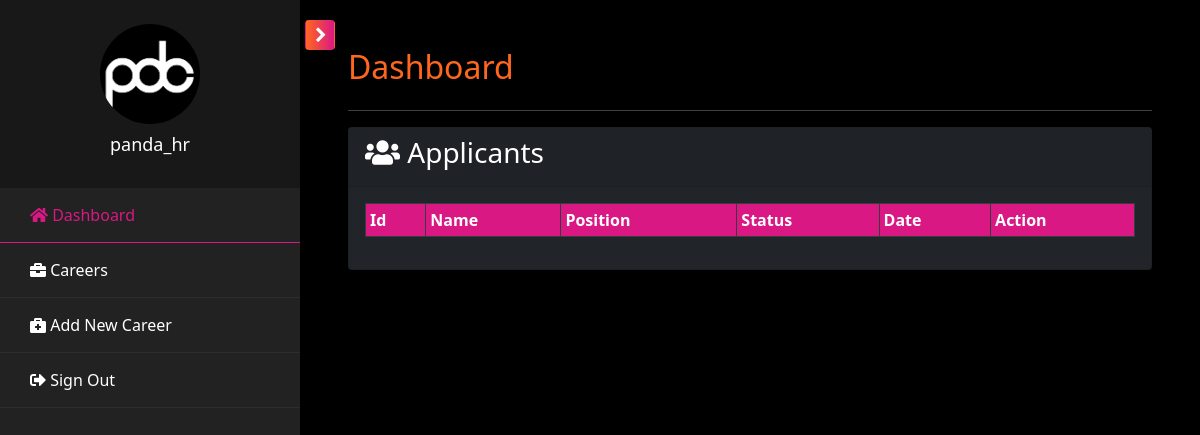
/pages/hr/hr.dashboard.php (signed in), run on an earlier commit of the app's database.
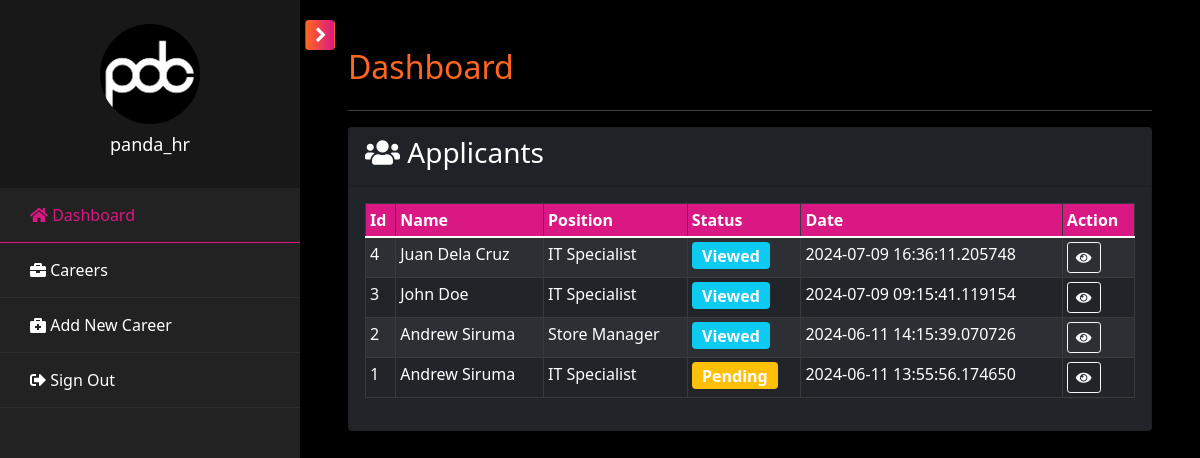
And on a later commit of the database.
### tables this page shows
CREATE TABLE `tbl_applicants` (
  `id` int(100) NOT NULL,
  `fullname` varchar(1000) NOT NULL,
  `email` varchar(100) NOT NULL,
  `contact` varchar(100) NOT NULL,
  `position` varchar(1000) NOT NULL,
  `cover` longtext NOT NULL,
  `status` varchar(100) NOT NULL,
  `date_applied` datetime(6) NOT NULL DEFAULT current_timestamp(6),
  `doc` varchar(1000) NOT NULL
);

CREATE TABLE `tbl_opportunities` (
  `id` int(100) NOT NULL,
  `name` varchar(1000) NOT NULL,
  `description` varchar(2000) NOT NULL,
  `type1` varchar(100) NOT NULL DEFAULT 'On Site',
  `type2` varchar(100) NOT NULL DEFAULT 'Full-time',
  `status` enum('Posted','Unposted') NOT NULL,
  `created` datetime(6) NOT NULL DEFAULT current_timestamp(6)
);

### pages/hr/hr.dashboard.php (the view, shortened to what this page needs)
<?php include('hr.header.php'); ?>
    <div id="content" class="p-4 p-md-5 pt-5">
        <h2 class="mb-4 text-orange">Dashboard</h2>
        <hr />
        <div class="card bg-dark mb-3">
            <div class="card-header">
                <h3><i class="fas fa-users"></i> Applicants</h3>
            </div>
            <div class="card-body">
                <div class="table-responsive">
                    <table class="table table-bordered table-striped table-dark table-sm w-100" id="applicant_table">
                        <thead>
                            <tr>
                                <th>Id</th>
                                <th>Name</th>
                                <th>Position</th>
                                <th>Status</th>
                                <th>Date</th>
                                <th>Action</th>
                            </tr>
                        </thead>
                        <tbody>
                            <?php
                                $applicant_qry = mysqli_query($conn, "SELECT a.*, o.name FROM tbl_applicants a JOIN tbl_opportunities o ON a.position = o.id ORDER BY a.date_applied DESC");
                                while($applicant_row=mysqli_fetch_array($applicant_qry)){
                            ?>
                                <tr>
                                    <td><?php echo $applicant_row["id"]; ?></td>
                                    <td><?php echo $applicant_row["fullname"]; ?></td>
                                    <td><?php echo $applicant_row["name"]; ?></td>
                                    <td>
                                        <span class="badge <?php echo $applicant_row["status"] == 'Pending' ? 'bg-warning' : 'bg-info'; ?>">
                                            <?php echo ucfirst($applicant_row["status"]); ?>
                                        </span>
                                    </td>
                                    <td><?php echo $applicant_row["date_applied"]; ?></td>
                                    <td>
                                        <a class="btn btn-sm btn-outline-light" href="process.view.applicant.php?id=<?php echo $applicant_row['id']; ?>&status=Viewed" title="View"><i class="fas fa-eye"></i></a>
                                    </td>
                                </tr>
                            <?php } ?>
                        </tbody>
                    </table>
                </div>
            </div>
        </div>
    </div>
<?php include('hr.footer.php'); ?>

### pages/hr/hr.header.php (shortened to what this page needs)
<?php
$current_page = basename($_SERVER['PHP_SELF']);
$dashboard_page = ['hr.dashboard.php', 'process.view.applicant.php'];
$career_page = ['hr.careers.php', 'hr.edit.career.php'];
?>
<!DOCTYPE html>
<html lang="en">
    <head>
        <link href="../../assets/vendor/bootstrap/css/bootstrap.min.css" rel="stylesheet">
        <link href="../../assets/vendor/bootstrap-icons/bootstrap-icons.css" rel="stylesheet">
        <link href="../../assets/vendor/fontawesome/css/all.min.css" rel="stylesheet">
        <link href="../../assets/vendor/swiper/swiper-bundle.min.css" rel="stylesheet">
        <link href="../../assets/vendor/datatables/jquery.dataTables.min.css" rel="stylesheet">
        <link rel="stylesheet" href="https://stackpath.bootstrapcdn.com/font-awesome/4.7.0/css/font-awesome.min.css">
        <link href="../../assets/css/main.style.css" rel="stylesheet">
    </head>
    <body>
        <div class="wrapper d-flex align-items-stretch">
            <nav id="sidebar">
                <div class="custom-menu">
                    <button type="button" id="sidebarCollapse" class="btn btn-orange">
                    </button>
                </div>
                <div class="img bg-wrap text-center py-4" style="background-image: url(../../assets/img/wallpaper.jpg);">
                    <div class="user-logo">
                        <div class="img" style="background-image: url(../../assets/img/PDC-square.png);"></div>
                        <h3><?php echo $_SESSION['username']; ?></h3>
                    </div>
                </div>
                <ul class="list-unstyled components mb-5">
                    <li class="<?php echo (in_array($current_page, $dashboard_page)) ? 'active' : ''; ?>">
                        <a href="hr.dashboard.php"><span class="fas fa-home mr-3"></span>&nbsp;Dashboard</a>
                    </li>
                    <li class="<?php echo (in_array($current_page, $career_page)) ? 'active' : ''; ?>">
                        <a href="hr.careers.php"><span class="fas fa-briefcase mr-3"></span>&nbsp;Careers</a>
                    </li>
                    <li class="<?php echo ($current_page == 'hr.add.career.php') ? 'active' : ''; ?>">
                        <a href="hr.add.career.php"><span class="fas fa-briefcase-medical mr-3"></span>&nbsp;Add New Career</a>
                    </li>
                    <li>
                        <a href="../../includes/logout.php"><span class="fas fa-sign-out-alt mr-3"></span>&nbsp;Sign Out</a>
                    </li>
                </ul>
            </nav>

### pages/hr/hr.footer.php (shortened to what this page needs)
</div>
</body>
</html>

### assets/css/main.style.css (style rules this page uses)
body { background-color: #000; color: #fff; text-align: left; margin: 0; }
.text-orange { color: #FF671F; }
.btn-orange { color: #fff; background-color: #FF671F; border-color: #FF671F; }
.img { background-size: cover; background-repeat: no-repeat; background-position: center center; }
.wrapper { width: 100%; }
#sidebar { min-width: 300px; max-width: 300px; background: #222; color: #fff; -webkit-transition: all 0.3s; -o-transition: all 0.3s; transition: all 0.3s; position: relative; }
#sidebar ul.components { padding: 0; }
#sidebar ul li { font-size: 16px; }
#sidebar ul li a { text-decoration: none; padding: 15px 30px; display: block; color: #fff; border-bottom: 1px solid rgba(255, 255, 255, 0.05); }
#sidebar ul li.active > a { background: transparent; color: #da1884; border-bottom: 1px solid #DA1884; }
#sidebar .custom-menu { display: inline-block; position: absolute; top: 20px; right: 0; margin-right: -35px; -webkit-transition: 0.3s; -o-transition: 0.3s; transition: 0.3s; }
#sidebar .custom-menu .btn.btn-orange { background: linear-gradient(to right, #FF671F, #DA1884); border-color: transparent; position: relative; color: #fff; width: 30px; height: 30px; }
#sidebar .custom-menu .btn.btn-orange:after, #sidebar .custom-menu .btn.btn-orange:before { position: absolute; top: 2px; left: 0; right: 0; bottom: 0; font-family: "FontAwesome"; color: #fff; }
#sidebar .custom-menu .btn.btn-orange:after { content: "\f054"; left: 2px; }
.bg-wrap { width: 100%; position: relative; z-index: 0; }
.bg-wrap:after { z-index: -1; position: absolute; top: 0; left: 0; right: 0; bottom: 0; content: ''; background: #000; opacity: .3; }
.bg-wrap .user-logo .img { width: 100px; height: 100px; border-radius: 50%; margin: 0 auto; margin-bottom: 10px; }
.bg-wrap .user-logo h3 { color: #fff; font-size: 18px; }
#content { width: 100%; padding: 0; min-height: 100vh; -webkit-transition: all 0.3s; -o-transition: all 0.3s; transition: all 0.3s; }
.table-dark { background-color: #222; color: #fff; }
.table-dark .badge { font-size: 1rem; }
.table-dark thead th { background-color: #DA1884; color: #fff; }

What changed in the data, as far as the page shows it:
added tbl_applicants: id "4", fullname "Juan Dela Cruz", tbl_opportunities.name "IT Specialist", status "Viewed", date_applied "2024-07-09 16:36:11.205748"
added tbl_applicants: id "3", fullname "John Doe", tbl_opportunities.name "IT Specialist", status "Viewed", date_applied "2024-07-09 09:15:41.119154"
now on this page (row edited): tbl_applicants: id "2", fullname "Andrew Siruma", tbl_opportunities.name "Store Manager", status "Viewed", date_applied "2024-06-11 14:15:39.070726"
now on this page (row edited): tbl_applicants: id "1", fullname "Andrew Siruma", tbl_opportunities.name "IT Specialist", status "Pending", date_applied "2024-06-11 13:55:56.174650"
